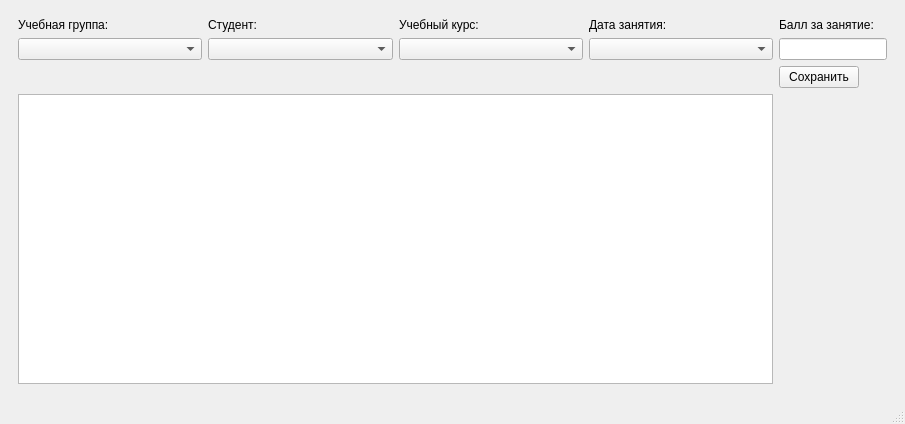
<?xml version="1.0" encoding="UTF-8"?>
<ui version="4.0">
 <class>RatesPage</class>
 <widget class="QMainWindow" name="RatesPage">
  <property name="geometry">
   <rect>
    <x>0</x>
    <y>0</y>
    <width>905</width>
    <height>424</height>
   </rect>
  </property>
  <property name="sizePolicy">
   <sizepolicy hsizetype="Expanding" vsizetype="Expanding">
    <horstretch>0</horstretch>
    <verstretch>0</verstretch>
   </sizepolicy>
  </property>
  <property name="windowTitle">
   <string>MainWindow</string>
  </property>
  <widget class="QWidget" name="centralwidget">
   <property name="sizePolicy">
    <sizepolicy hsizetype="Fixed" vsizetype="Fixed">
     <horstretch>0</horstretch>
     <verstretch>0</verstretch>
    </sizepolicy>
   </property>
   <layout class="QGridLayout" name="gridLayout_3">
    <item row="0" column="0">
     <widget class="QStackedWidget" name="stackedWidget">
      <property name="sizePolicy">
       <sizepolicy hsizetype="Preferred" vsizetype="Preferred">
        <horstretch>0</horstretch>
        <verstretch>0</verstretch>
       </sizepolicy>
      </property>
      <property name="currentIndex">
       <number>0</number>
      </property>
      <widget class="QWidget" name="page">
       <property name="sizePolicy">
        <sizepolicy hsizetype="Fixed" vsizetype="Fixed">
         <horstretch>0</horstretch>
         <verstretch>0</verstretch>
        </sizepolicy>
       </property>
       <layout class="QGridLayout" name="gridLayout_6">
        <item row="0" column="0">
         <layout class="QGridLayout" name="gridLayout_5">
          <item row="0" column="3">
           <layout class="QVBoxLayout" name="verticalLayout_12">
            <item>
             <widget class="QLabel" name="label_4">
              <property name="text">
               <string>Дата занятия:</string>
              </property>
             </widget>
            </item>
            <item>
             <widget class="QComboBox" name="choouselesson"/>
            </item>
           </layout>
          </item>
          <item row="0" column="1">
           <layout class="QVBoxLayout" name="verticalLayout_10">
            <item>
             <widget class="QLabel" name="label_2">
              <property name="text">
               <string>Студент:</string>
              </property>
             </widget>
            </item>
            <item>
             <widget class="QComboBox" name="choose_student">
              <property name="sizePolicy">
               <sizepolicy hsizetype="Preferred" vsizetype="Preferred">
                <horstretch>0</horstretch>
                <verstretch>0</verstretch>
               </sizepolicy>
              </property>
             </widget>
            </item>
           </layout>
          </item>
          <item row="0" column="2">
           <layout class="QVBoxLayout" name="verticalLayout_11">
            <item>
             <widget class="QLabel" name="label_3">
              <property name="text">
               <string>Учебный курс:</string>
              </property>
             </widget>
            </item>
            <item>
             <widget class="QComboBox" name="choose_course"/>
            </item>
           </layout>
          </item>
          <item row="0" column="0">
           <layout class="QVBoxLayout" name="verticalLayout_9">
            <item>
             <widget class="QLabel" name="label">
              <property name="text">
               <string>Учебная группа:</string>
              </property>
             </widget>
            </item>
            <item>
             <widget class="QComboBox" name="choose_group"/>
            </item>
           </layout>
          </item>
          <item row="0" column="4">
           <layout class="QVBoxLayout" name="verticalLayout_14">
            <item>
             <layout class="QVBoxLayout" name="verticalLayout_13">
              <item>
               <widget class="QLabel" name="label_5">
                <property name="text">
                 <string>Балл за занятие:</string>
                </property>
               </widget>
              </item>
              <item>
               <widget class="QLineEdit" name="rate">
                <property name="sizePolicy">
                 <sizepolicy hsizetype="Fixed" vsizetype="Fixed">
                  <horstretch>0</horstretch>
                  <verstretch>0</verstretch>
                 </sizepolicy>
                </property>
               </widget>
              </item>
             </layout>
            </item>
           </layout>
          </item>
          <item row="1" column="4">
           <widget class="QPushButton" name="SaveRateButton">
            <property name="sizePolicy">
             <sizepolicy hsizetype="Maximum" vsizetype="Fixed">
              <horstretch>0</horstretch>
              <verstretch>0</verstretch>
             </sizepolicy>
            </property>
            <property name="text">
             <string>Сохранить</string>
            </property>
           </widget>
          </item>
          <item row="2" column="0" colspan="4">
           <widget class="QTableView" name="all_rates"/>
          </item>
         </layout>
        </item>
       </layout>
      </widget>
      <widget class="QWidget" name="page_3">
       <layout class="QGridLayout" name="gridLayout">
        <item row="2" column="0">
         <layout class="QFormLayout" name="formLayout">
          <item row="1" column="0">
           <widget class="QLabel" name="label_6">
            <property name="sizePolicy">
             <sizepolicy hsizetype="Expanding" vsizetype="Expanding">
              <horstretch>0</horstretch>
              <verstretch>0</verstretch>
             </sizepolicy>
            </property>
            <property name="text">
             <string>Учебная группа</string>
            </property>
           </widget>
          </item>
          <item row="1" column="1">
           <widget class="QComboBox" name="ChooseGroupToAddLesson">
            <property name="sizePolicy">
             <sizepolicy hsizetype="Preferred" vsizetype="Preferred">
              <horstretch>0</horstretch>
              <verstretch>0</verstretch>
             </sizepolicy>
            </property>
           </widget>
          </item>
          <item row="2" column="1">
           <widget class="QComboBox" name="ChooseCourseToAddLesson">
            <property name="sizePolicy">
             <sizepolicy hsizetype="Expanding" vsizetype="Expanding">
              <horstretch>0</horstretch>
              <verstretch>0</verstretch>
             </sizepolicy>
            </property>
           </widget>
          </item>
          <item row="0" column="1">
           <widget class="QLabel" name="label_9">
            <property name="sizePolicy">
             <sizepolicy hsizetype="Expanding" vsizetype="Expanding">
              <horstretch>0</horstretch>
              <verstretch>0</verstretch>
             </sizepolicy>
            </property>
            <property name="text">
             <string>Добавление занятия</string>
            </property>
           </widget>
          </item>
          <item row="2" column="0">
           <widget class="QLabel" name="label_7">
            <property name="sizePolicy">
             <sizepolicy hsizetype="Expanding" vsizetype="Expanding">
              <horstretch>0</horstretch>
              <verstretch>0</verstretch>
             </sizepolicy>
            </property>
            <property name="text">
             <string>Учебный курс</string>
            </property>
           </widget>
          </item>
          <item row="3" column="0">
           <widget class="QLabel" name="label_8">
            <property name="sizePolicy">
             <sizepolicy hsizetype="Expanding" vsizetype="Expanding">
              <horstretch>0</horstretch>
              <verstretch>0</verstretch>
             </sizepolicy>
            </property>
            <property name="text">
             <string>Дата занятия</string>
            </property>
           </widget>
          </item>
          <item row="3" column="1">
           <widget class="QDateEdit" name="AddLessonDate">
            <property name="sizePolicy">
             <sizepolicy hsizetype="Expanding" vsizetype="Expanding">
              <horstretch>0</horstretch>
              <verstretch>0</verstretch>
             </sizepolicy>
            </property>
           </widget>
          </item>
          <item row="4" column="1">
           <widget class="QPushButton" name="AddLesson">
            <property name="sizePolicy">
             <sizepolicy hsizetype="Expanding" vsizetype="Expanding">
              <horstretch>0</horstretch>
              <verstretch>0</verstretch>
             </sizepolicy>
            </property>
            <property name="text">
             <string>Добавить</string>
            </property>
           </widget>
          </item>
         </layout>
        </item>
       </layout>
      </widget>
      <widget class="QWidget" name="page_2">
       <layout class="QGridLayout" name="gridLayout_2">
        <item row="0" column="0">
         <layout class="QFormLayout" name="formLayout_3">
          <item row="0" column="0">
           <widget class="QLabel" name="label_10">
            <property name="sizePolicy">
             <sizepolicy hsizetype="Expanding" vsizetype="Expanding">
              <horstretch>0</horstretch>
              <verstretch>0</verstretch>
             </sizepolicy>
            </property>
            <property name="text">
             <string>Студент:</string>
            </property>
           </widget>
          </item>
          <item row="0" column="1">
           <widget class="QComboBox" name="ChooseStudent_AllStudent">
            <property name="sizePolicy">
             <sizepolicy hsizetype="Expanding" vsizetype="Expanding">
              <horstretch>0</horstretch>
              <verstretch>0</verstretch>
             </sizepolicy>
            </property>
           </widget>
          </item>
          <item row="2" column="1">
           <widget class="QComboBox" name="ChooseLesson_AllStudent">
            <property name="sizePolicy">
             <sizepolicy hsizetype="Expanding" vsizetype="Expanding">
              <horstretch>0</horstretch>
              <verstretch>0</verstretch>
             </sizepolicy>
            </property>
           </widget>
          </item>
          <item row="4" column="0">
           <widget class="QLabel" name="label_13">
            <property name="sizePolicy">
             <sizepolicy hsizetype="Expanding" vsizetype="Expanding">
              <horstretch>0</horstretch>
              <verstretch>0</verstretch>
             </sizepolicy>
            </property>
            <property name="text">
             <string>Балл:</string>
            </property>
           </widget>
          </item>
          <item row="4" column="1">
           <widget class="QLineEdit" name="RateAllStudent">
            <property name="sizePolicy">
             <sizepolicy hsizetype="Expanding" vsizetype="Expanding">
              <horstretch>0</horstretch>
              <verstretch>0</verstretch>
             </sizepolicy>
            </property>
           </widget>
          </item>
          <item row="5" column="1">
           <widget class="QPushButton" name="SaveRate_AllStudent">
            <property name="sizePolicy">
             <sizepolicy hsizetype="Expanding" vsizetype="Expanding">
              <horstretch>0</horstretch>
              <verstretch>0</verstretch>
             </sizepolicy>
            </property>
            <property name="text">
             <string>Сохранить</string>
            </property>
           </widget>
          </item>
          <item row="1" column="1">
           <widget class="QComboBox" name="ChooesCourse_AllStudent">
            <property name="sizePolicy">
             <sizepolicy hsizetype="Expanding" vsizetype="Expanding">
              <horstretch>0</horstretch>
              <verstretch>0</verstretch>
             </sizepolicy>
            </property>
           </widget>
          </item>
          <item row="1" column="0">
           <widget class="QLabel" name="label_11">
            <property name="sizePolicy">
             <sizepolicy hsizetype="Expanding" vsizetype="Expanding">
              <horstretch>0</horstretch>
              <verstretch>0</verstretch>
             </sizepolicy>
            </property>
            <property name="text">
             <string>Учебный курс:</string>
            </property>
           </widget>
          </item>
          <item row="2" column="0">
           <widget class="QLabel" name="label_12">
            <property name="sizePolicy">
             <sizepolicy hsizetype="Expanding" vsizetype="Expanding">
              <horstretch>0</horstretch>
              <verstretch>0</verstretch>
             </sizepolicy>
            </property>
            <property name="text">
             <string>Дата занятия:</string>
            </property>
           </widget>
          </item>
         </layout>
        </item>
       </layout>
      </widget>
     </widget>
    </item>
   </layout>
  </widget>
  <widget class="QStatusBar" name="statusbar"/>
  <action name="AddLesoon">
   <property name="text">
    <string>Добавить занятие</string>
   </property>
  </action>
  <action name="Main_Page">
   <property name="text">
    <string>Главная страница</string>
   </property>
  </action>
  <action name="GeneralListStudent">
   <property name="text">
    <string>Общий список студентов</string>
   </property>
  </action>
 </widget>
 <resources/>
 <connections/>
</ui>
